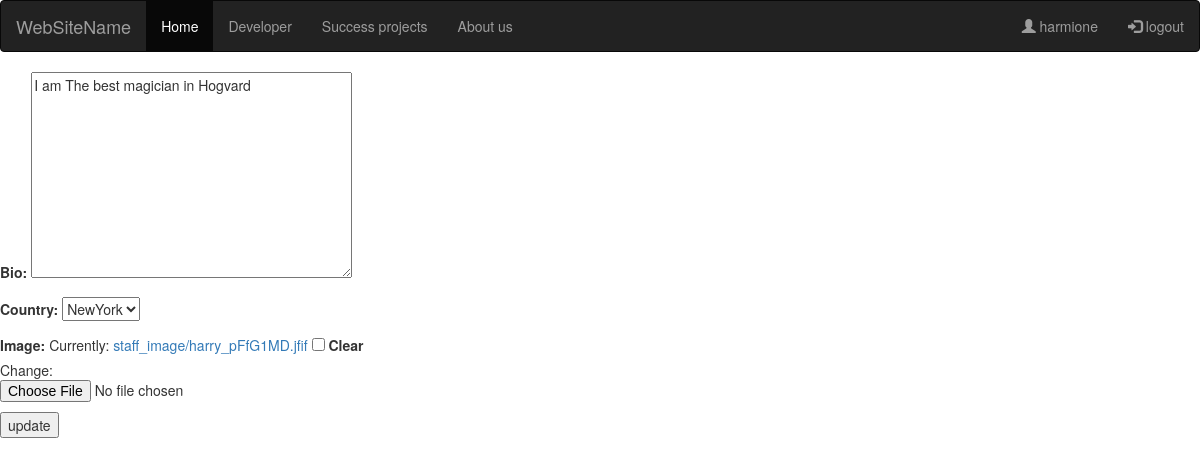
The app's page /staffupdate/2 (signed in) with its own data.
### users/models.py (models this page shows, shortened)
class CustomUser(AbstractUser):
    STARTAPPER = "Startapper"
    DEVELOPER = "Developer"
    PRACTITIONER = "Practitioner"
    USER_TYPE = [
        (STARTAPPER, 'Startapper'),
        (DEVELOPER, 'Developer'),
            (PRACTITIONER, 'Practitioner'),
    ]
    full_name = models.CharField('full name', max_length=200, blank=False, null=False)
    email = models.EmailField('email address', blank=False, null=False, unique=True)
    user_type = models.CharField(max_length=30, choices=USER_TYPE)
    phone = models.CharField(max_length=30, blank=False, null=False, unique=True)
    date_joined = models.DateTimeField('date joined', default=timezone.now)
    username_validator = UnicodeUsernameValidator()
    username = models.CharField(
        'username',
        max_length=150,
        unique=True,
        help_text='Required. 150 characters or fewer. Letters, digits and @/./+/-/_ only.',
        validators=[username_validator],
        error_messages={
            'unique': "A user with that username already exists.",
        },
    )

class Staff(models.Model):
    user = models.OneToOneField(CustomUser, on_delete=models.CASCADE)
    bio = models.TextField(default="no bio...", max_length=400)
    country = models.CharField(max_length=50, blank=True, null=True, choices=COUNTRY)
    image = models.ImageField(upload_to='staff_image', blank=True, null=True)

### users/views.py (the view, shortened to what this page needs)
# urls.py: path('staffupdate/<int:pk>' , StaffUpdateWiew.as_view() , name='staffupdate' ),
class StaffUpdateWiew(UpdateView):
    model = Staff
    fields = ['bio' , 'country' , 'image']
    template_name = 'users/update.html'

### users/templates/users/update.html (shortened to what this page needs)
{% extends 'users/base.html' %}
{% block body %}
<form action="" method="post" enctype="multipart/form-data">
    {{ form.as_p }}
    <input type="submit" value="update">
</form>
{% endblock %}

### users/templates/users/base.html (shortened to what this page needs)
<!DOCTYPE html>
<html>
    <head>
        <link rel="stylesheet" href="https://maxcdn.bootstrapcdn.com/bootstrap/3.4.1/css/bootstrap.min.css">
    </head>
    <body>
            <nav class="navbar navbar-inverse">
                <div class="container-fluid">
                  <div class="navbar-header">
                    <a class="navbar-brand" href="">WebSiteName</a>
                  </div>
                  <ul class="nav navbar-nav">
                    <li class="active"><a href="{% url 'users:index' %}">Home</a></li>
                    {% if request.user.user_type == 'Startapper' %}
                    <li><a href="{% url 'users:Startapper' %}">Startapper</a></li>
                    {% elif request.user.user_type == 'Developer' %}
                    <li><a href="{% url 'users:Developer' %}">Developer</a></li>
                    {% elif request.user.user_type == 'Practitioner' %}
                    <li><a href="{% url 'users:Practitioner' %}">Practitioner</a></li>
                    {% elif request.user.is_staff %}
                    <li><a href="{% url 'users:Startapper' %}">Startapper</a></li>
                    <li><a href="{% url 'users:Developer' %}">Developer</a></li>
                    <li><a href="{% url 'users:Practitioner' %}">Practitioner</a></li>
                    {% endif %}
                    <li><a href="{% url 'users:successproject' %}">Success projects</a></li>
                    <li><a href="{% url 'users:Practitioner' %}">About us</a></li>
                  </ul>
                  <ul class="nav navbar-nav navbar-right">
                    {% if request.user.username %}
                    <li><a href="{% url 'users:profile' %}"><span class="glyphicon glyphicon-user"></span> {{request.user.username}}</a></li>
                    <li><a href="{% url 'logout' %}"><span class="glyphicon glyphicon-log-in"></span> logout</a></li>
                    {% else %}
                    <li><a href="{% url 'register:register' %}"><span class="glyphicon glyphicon-user"></span> Sign Up</a></li>
                    <li><a href="{% url 'login' %}"><span class="glyphicon glyphicon-log-in"></span> Login</a></li>
                    {% endif %}
                  </ul>
                </div>
              </nav>
            <div>
                {% block body %}
                {% endblock %}
            </div>
    </body>
</html>

### records on screen
CustomUser: user.username "harmione"
Staff: bio "I am The best magician in Hogvard", country "NewYork"
